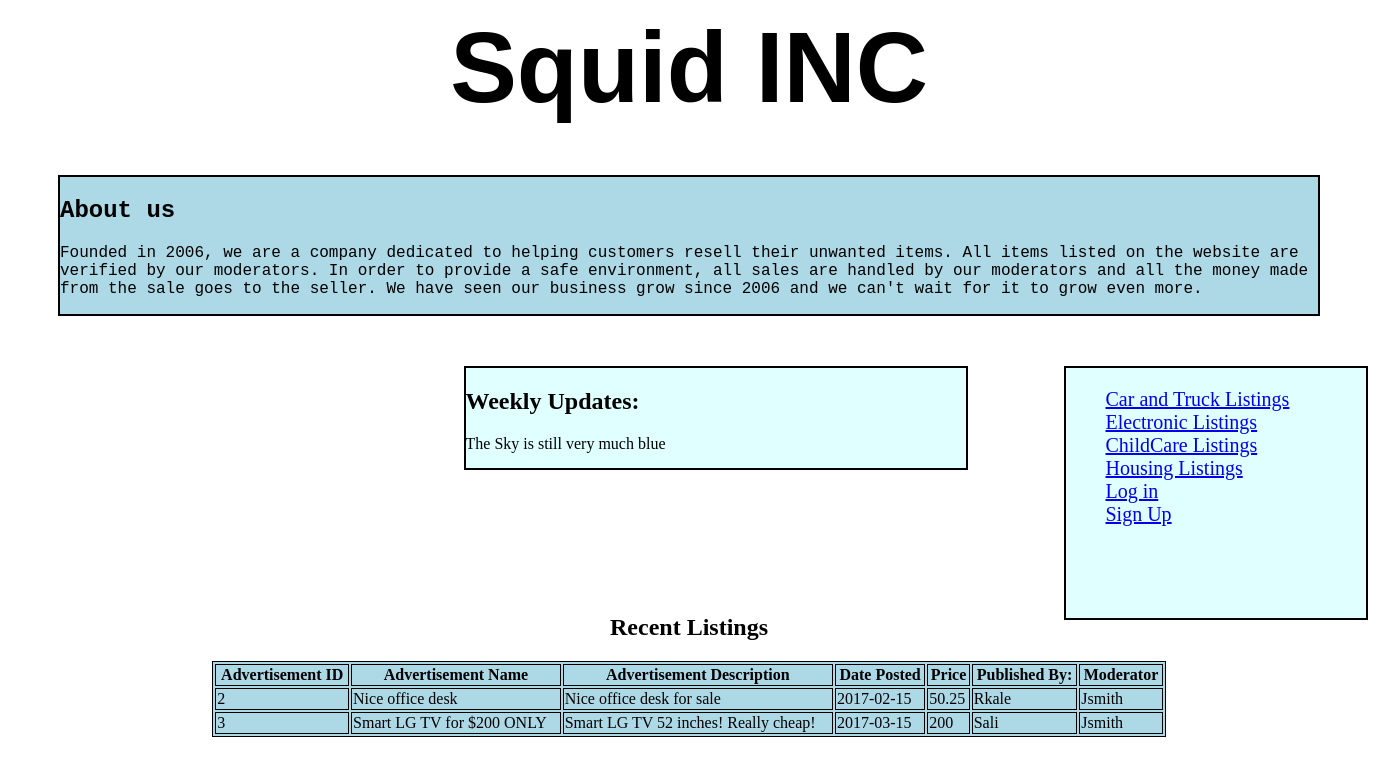
Screenshot of /Project371/Homepage1.php with the database file from the repository.
### tables this page shows
CREATE TABLE IF NOT EXISTS Advertisements
(
Advertisement_ID int(10) auto_increment,
AdvTitle varchar(100) not null,
AdvDetails varchar (100),
AdvDateTime DATE not null,
Price FLOAT not null,
Category_ID varchar(3),
User_ID varchar(20),
Moderator_ID varchar(20),
Status_ID varchar(2),

Foreign Key (Category_ID) REFERENCES Categories(Category_ID) ON DELETE RESTRICT,
Foreign Key (User_ID) REFERENCES Users(User_ID) ON DELETE CASCADE,
Foreign Key (Moderator_ID) REFERENCES Moderators(User_ID) ON DELETE SET NULL,
Foreign Key (Status_ID) REFERENCES Statuses(Status_ID) ON DELETE RESTRICT,
Primary Key (Advertisement_ID)
);

### Project371/Homepage1.php (the view, shortened to what this page needs)
<!DOCTYPE html>
<html>
<head>
</head>
<body>
    <center><h1>  Squid INC </h1></center>
    <div class="divbio">
        <h2> About us</h2>
        <p>
            Founded in 2006, we are a company dedicated to helping customers resell their unwanted items. All items listed on the website are verified by our moderators.
            In order to provide a safe environment, all sales are handled by our moderators and all the money made from the sale goes to the seller. We have seen our business grow
            since 2006 and we can't wait for it to grow even more.
        </p>
    </div>
    <div class="a">
        <div class="d">
            <h2> Weekly Updates:</h2>
            <p> The Sky is still very much blue </p>
        </div>
        <div class="info">
            <ul>
                <a href= "CATSales.php"> Car and Truck Listings </a><br>
               <a href= "ELCSales.php"> Electronic Listings </a><br>
               <a href= "CCASales.php"> ChildCare Listings</a><br>
               <a href= "HOUSales.php"> Housing Listings</a><br>
               <?php
                    $role = '';
                    if(!isset($_SESSION['role'])){
                        $role = "G";
					}
                    else{
                    $role = $_SESSION['role'];
					}
                    if($role == 'G'){
                        echo "<a href='login.php'>Log in</a><br>";
                        echo "<a href='SignUp.php'>Sign Up</a><br>";
					}
                    elseif($role == 'MU' || $role == 'M'){
                        echo "<a href='ModeratorHomepage.php'> UserHomepage </a>";
					}
                    else{
                        echo "<a href='UserHomepage.php'> UserHomepage </a>";
					}
                ?>
            </ul>
        </div>
    </div>
    <br>
    <div>
        <center><h2> <b> Recent Listings </b></h2> </center>
    </div>
    <div>
    <center>
			<table>
				<tr>
					<th> Advertisement ID </th>
					<th> Advertisement Name    </th>
					<th> Advertisement Description</th>
					<th> Date Posted</th>
					<th> Price</th>
					<th> Published By:</th>
					<th> Moderator</th>
				</tr>
		</center>
    <?php
				require_once 'connection.php';
				$connection = mysqli_connect($db_hostname, $db_username,$db_password,$db_database);
				$query= "select Advertisement_ID, AdvTitle,AdvDetails,AdvDateTime,Price,Category_ID,User_ID,Moderator_ID, Status_ID from Advertisements";
				$result = mysqli_query($connection, $query);
				if(mysqli_num_rows($result)> 0){
                $rowcount = mysqli_num_rows($result);
                }
                if($rowcount > 3){
                $num = $rowcount - 3;
                $rowCount = 0;
               while ($row= mysqli_fetch_array($result)){
                        $rowCount +=1;
						if($row ['Status_ID'] == "AC" && $rowCount >= $num){
							echo "<tr><td>". $row['Advertisement_ID'] ."</td><td>" . $row['AdvTitle'] ."</td><td>" . $row['AdvDetails'] ."</td><td>" . $row['AdvDateTime'] ."</td><td>" . $row['Price'] ."</td><td>"
						    . $row['User_ID'] ."</td><td>" . $row['Moderator_ID'] . "</td></tr>";
						}
					}
				}
				?>
    </div>
</body>
</html>

### Project371/Homepage1.php (style rules this page uses)
h1 { color: black; font-family: 'Lucida Sans', 'Lucida Sans Regular', 'Lucida Grande', 'Lucida Sans Unicode', Geneva, Verdana, sans-serif; font-size: 100px; margin: 10px; }
div.a { position: relative; width: 400px; height: 200px; margin: 10px; }
.divbio { background-color: lightblue; color: black; border: 2px solid black; margin: 50px; font-family: Courier New, Courier, monospace; }
.info { background-color: lightcyan; border: 2px solid black; position: absolute; font-size: 20px; right: -950px; height: 250px; width: 300px; margin: 0.5px; }
div.d { background-color: lightcyan; border: 2px solid black; position: absolute; right: -550px; height: 100px; width: 500px; margin: 0.5px; }
table,th { border: 1px solid black; background-color: lightblue; }
table { width: 70%; }
td { border: 1px solid black; }

### rows the page displays
advertisements: Advertisement_ID "2", AdvTitle "Nice office desk", AdvDetails "Nice office desk for sale", AdvDateTime "2017-02-15", Price "50.25", User_ID "Rkale", Moderator_ID "Jsmith"
advertisements: Advertisement_ID "3", AdvTitle "Smart LG TV for $200 ONLY", AdvDetails "Smart LG TV 52 inches! Really cheap!", AdvDateTime "2017-03-15", Price "200", User_ID "Sali", Moderator_ID "Jsmith"
